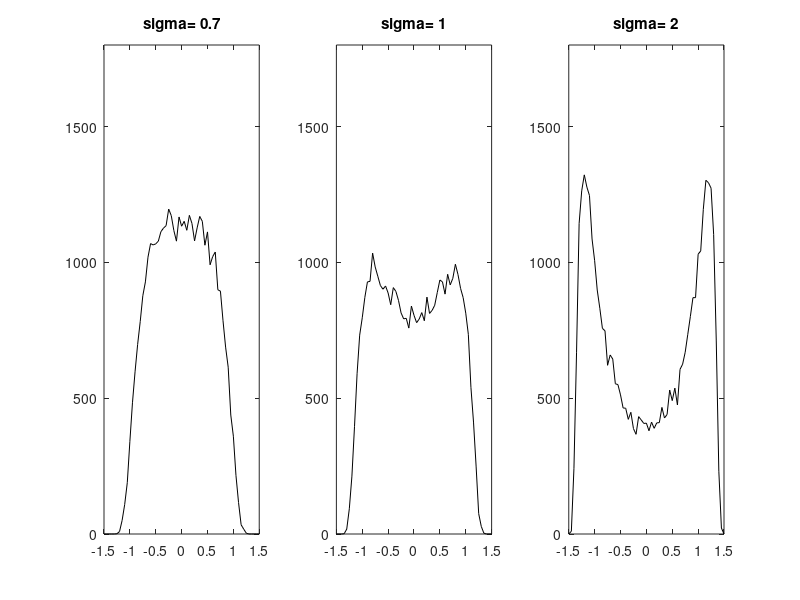

MATLAB code for this plot:
%Propagation through nonlinearity
%Several values of variance

%gaussian random data
Nd=40000;
rdat=randn(1,Nd);
bx=-1.5:0.05:1.5; %location of histogram bins

figure(1)

for nn=1:3,
   switch nn,
   case 1, sig=0.7; 
   case 2, sig=1;
   case 3, sig=2;   
   end;
  adat=sig*rdat;
  pdat=atan(adat);
  hpt=hist(pdat,bx); 
  subplot(1,3,nn)
  plot(bx,hpt,'k');
  tit=['sigma= ',num2str(sig)];
  title(tit);
  axis([-1.5 1.5 0 1800]);  
end
